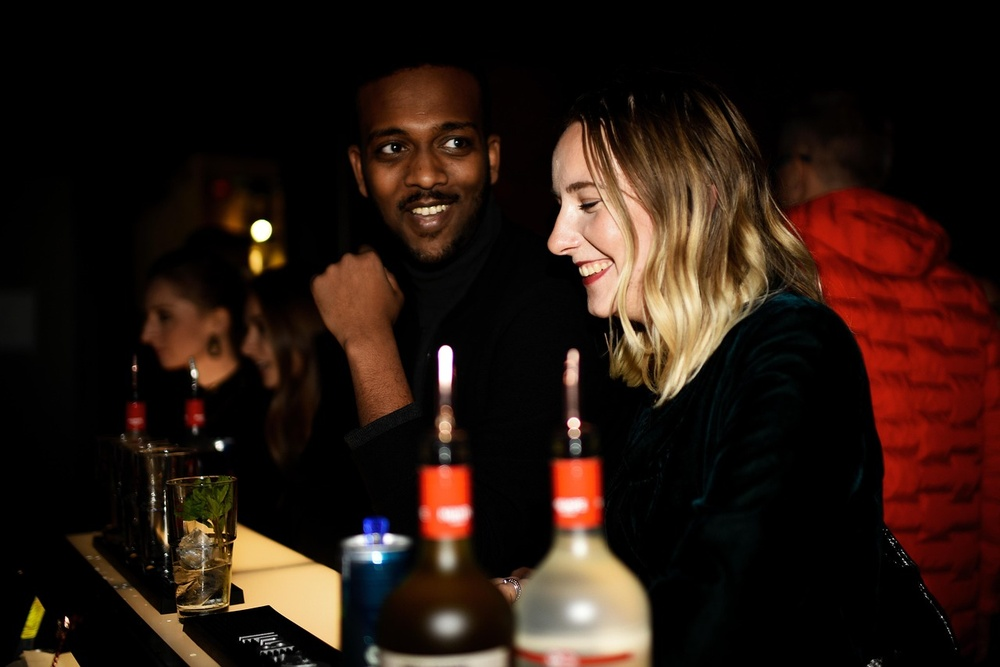
#> input picture 02_assets/images/pixabay/friends-4645348_1280.jpg, 1000 x 667 px, shrunk from 1280 x 854 before the run
$ python keyer.py ../../../02_assets/images/pixabay/friends-4645348_1280.jpg ../../../02_assets/images/pixabay/glasses-5977677_1280.jpg 1.0
#> lines starting #> are read from the running program, lines starting #| are printed output that depends on the picture; after the words box and inside, x2 and y2 are one past the last pixel; in counts of white or black regions, pixels touching at a corner belong together
"""Scontorno dei ritagli halftone su sfondo uniforme (vedi fondo del file per l'uso)."""
import numpy as np, sys, os
from PIL import Image
from scipy import ndimage as ndi
def key(path, out, t1=42, min_area=300):
#> called with t1 = 1, min_area = 300
    im=Image.open(path).convert('RGB'); a=np.asarray(im).astype(np.float32)
#> in key, im is the input picture: PIL image 1000x667 RGB; mean R, G, B 40.6, 24.2, 16.8
    h,w,_=a.shape
    border=np.concatenate([a[0],a[-1],a[:,0],a[:,-1]])
    B=np.median(border,axis=0)
#> B = [0, 0, 0]
    d=np.sqrt(((a-B)**2).sum(-1))
    cand=d<t1
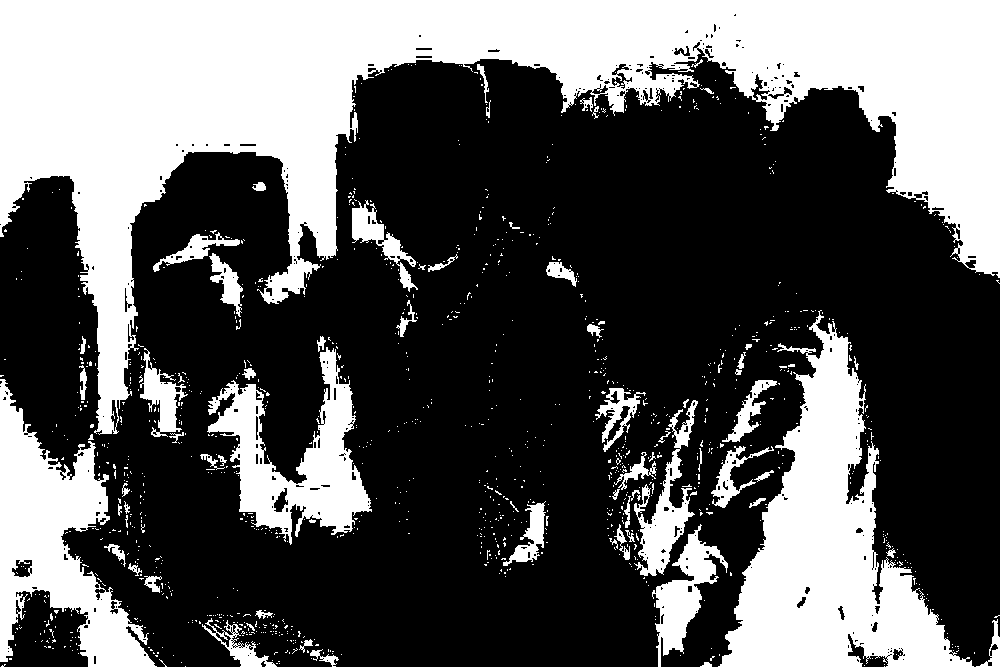
#> cand: shape (667, 1000) bool; 35.6% white; 1138 white regions (1065 under 20 px), largest, box (x1, y1, x2, y2) and area: (0, 0, 1000, 435) 144479, (718, 310, 974, 667) 36817, (0, 379, 157, 667) 18971
    lab,n=ndi.label(cand)
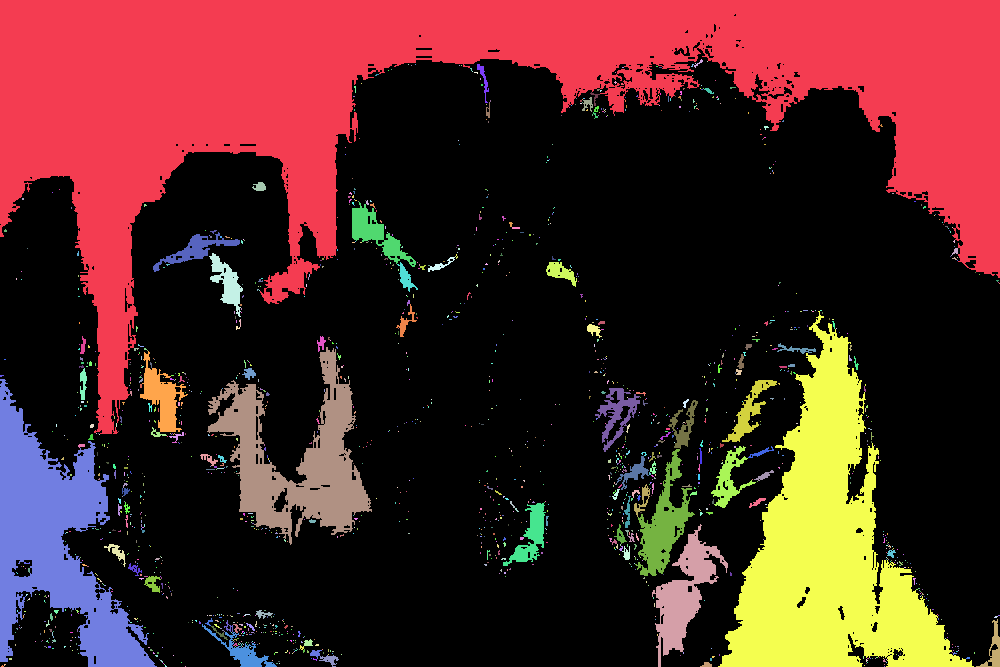
#> lab: shape (667, 1000) int32; 1609 distinct labels, from 0 to 1608; one colour per label, 0 black
#> n = 1608
    sizes=ndi.sum(np.ones_like(d),lab,index=np.arange(1,n+1))
#> sizes = 1608 values, max 144285 at index 0, min 1 at index 2, mean 147.5
    bg=np.zeros_like(cand)
    border_labels=set(np.unique(np.concatenate([lab[0],lab[-1],lab[:,0],lab[:,-1]])))-{0}
#> border_labels = 15 items
    for i,s in enumerate(sizes,1):
        if s>=min_area or i in border_labels: bg|=(lab==i)
#> this loop made 1608 passes
#> s on passes 1 to 3: 144285, 22, 1
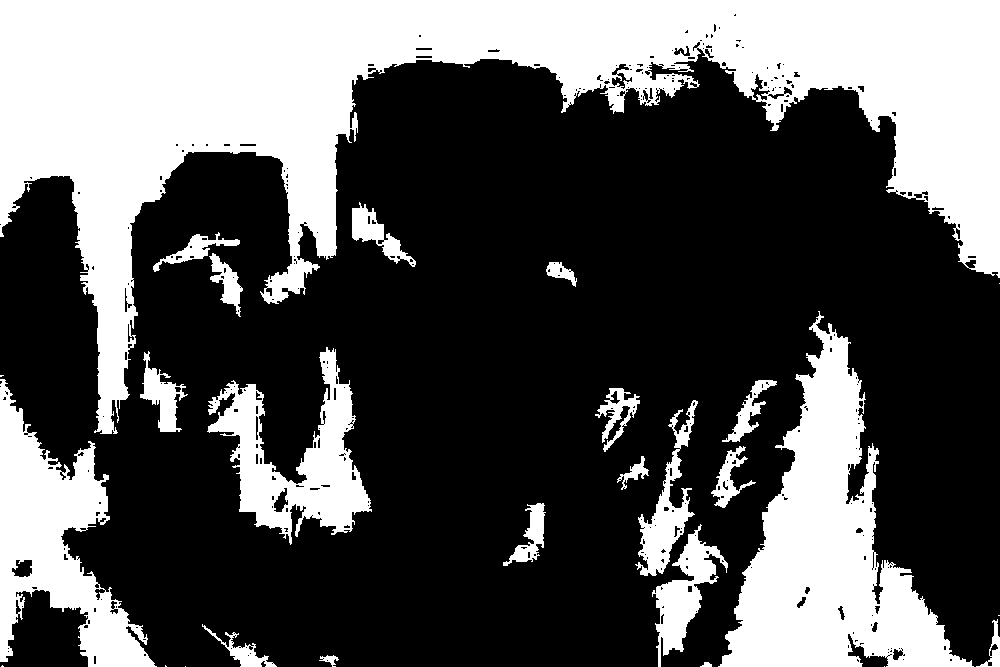
#> bg: shape (667, 1000) bool; 34.4% white; 27 white regions (7 under 20 px), largest, box (x1, y1, x2, y2) and area: (0, 0, 1000, 434) 144285, (718, 311, 974, 667) 36587, (0, 379, 157, 667) 18896
    # edge band: pixels within 3px of bg that are not bg
    dist=ndi.distance_transform_edt(~bg)
    band=(~bg)&(dist<=3)
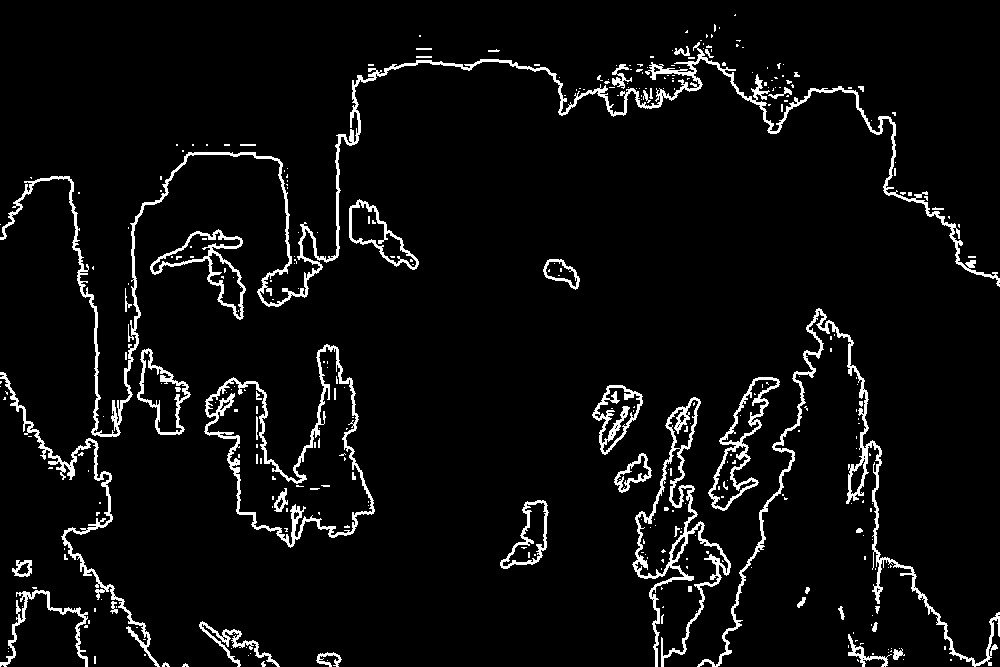
#> band: shape (667, 1000) bool; 5.3% white in thin lines or dots
    W=np.array([255,255,255],np.float32)
    v=W-B; vv=(v*v).sum()
#> after `v = W - B`: v = [255, 255, 255]
#> after `vv = (v * v).sum()`: vv = 195075
    alpha=np.ones((h,w),np.float32); alpha[bg]=0
    proj=((a-B)*v).sum(-1)/vv
    alpha[band]=np.clip(proj[band],0,1)
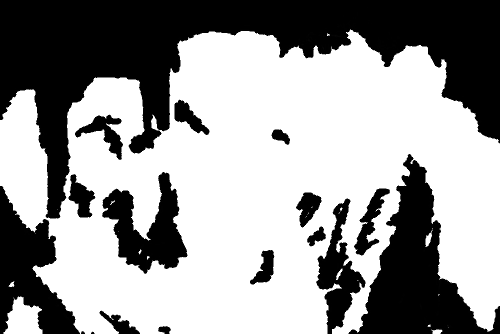
#> alpha: shape (667, 1000) float32 (shown at 1/2 size); min 0, max 1, mean 0.604
    rgb=a.copy()
    # decontaminate band: un-premultiply toward white
    m=band&(alpha>0.02)
#> m: shape (667, 1000) bool; 0.11% white in thin lines or dots, all inside (x1, y1, x2, y2) = (5, 64, 987, 667)
    rgb[m]=np.clip((a[m]-(1-alpha[m,None])*B)/alpha[m,None],0,255)
#> rgb: shape (667, 1000, 3) float32; mean R, G, B 40.8, 24.5, 17
    # slight feather
    alpha=ndi.gaussian_filter(alpha,0.6)*(1-bg)+0*bg
    rgba=np.dstack([rgb,alpha*255]).astype(np.uint8)
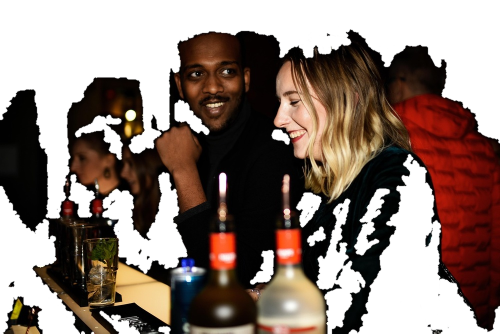
#> rgba: shape (667, 1000, 4) (shown at 1/2 size); mean R, G, B, A 40.8, 24.5, 17, 153.9; transparent parts drawn white
    ys,xs=np.where(alpha>0.05)
    y0,y1,x0,x1=max(0,ys.min()-6),min(h,ys.max()+7),max(0,xs.min()-6),min(w,xs.max()+7)
#> y0 = 52; y1 = 667; x0 = 0; x1 = 1000
    Image.fromarray(rgba[y0:y1,x0:x1],'RGBA').save(out)
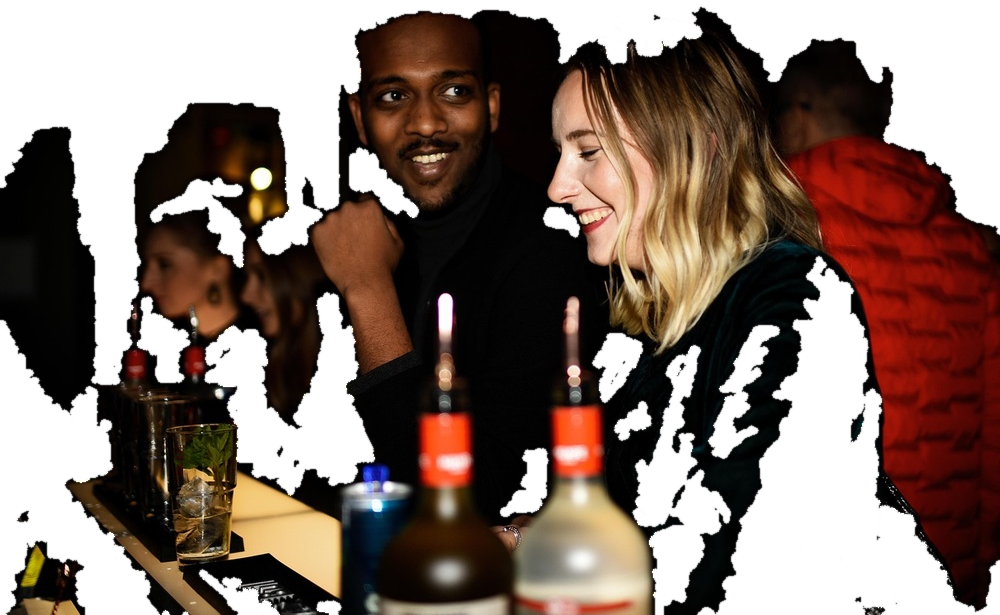
#> saved as glasses-5977677_1280.jpg: PIL image 1000x615 RGBA; mean R, G, B, A 44.3, 26.6, 18.4, 166.9; transparent parts drawn white
    print(os.path.basename(out), 'bg',B.astype(int), 'size',(x1-x0,y1-y0), 'bg frac',bg.mean().round(3))
#| glasses-5977677_1280.jpg bg [0 0 0] size (1000, 615) bg frac 0.344

# ---------------------------------------------------------------------------
# Scontorno dei ritagli halftone (sfondo giallo o chiaro uniforme, contorno bianco).
# Uso singolo:   python3 keyer.py <immagine> <uscita.png> [soglia]
# Rigenerare i ritagli del trailer (sorgenti in 202606_matcha/materials, accanto alla cartella trailer):
#                python3 keyer.py --all
# I risultati vanno in images/out/ e si copiano a mano in 03_animation/assets/img dopo averli controllati.
from pathlib import Path
HERE = Path(__file__).resolve().parent
MATERIALS = HERE.parents[3] / "materials"   # 202606_matcha/materials
JOBS = {
    "women_laugh": "3d7311d8-384f-4883-b3af-5ee1d110dff4.png",
    "men_dance": "b4b09845-bf6c-4df6-92d1-bd81abed1a2b.png",
    "woman_phone_cringe": "1b.png",
    "woman_laugh_wine": "ChatGPT Image 20 lug 2026, 16_24_08.png",
    "couple_toast": "watermark-removed-Gemini_Generated_Image_fg0vupfg0vupfg0v.jpg",
    "woman_phone_smile": "1a.png",
    "woman_phone_cringe2": "1c.png",
    "man_sunglasses": "111befad-d830-4913-b259-51a8a33905d9.png",
}
if __name__ == "__main__":
    if len(sys.argv) >= 3 and sys.argv[1] != "--all":
        key(sys.argv[1], sys.argv[2], t1=float(sys.argv[3]) if len(sys.argv) > 3 else 42)
    elif len(sys.argv) == 2 and sys.argv[1] == "--all":
        (HERE / "out").mkdir(exist_ok=True)
        for k, v in JOBS.items():
            key(str(MATERIALS / v), str(HERE / "out" / f"{k}.png"))
    else:
        print(__doc__ or "uso: python3 keyer.py <immagine> <uscita.png> [soglia] | --all")

$ run again, on 03_animation/assets/img/bar_table.jpg
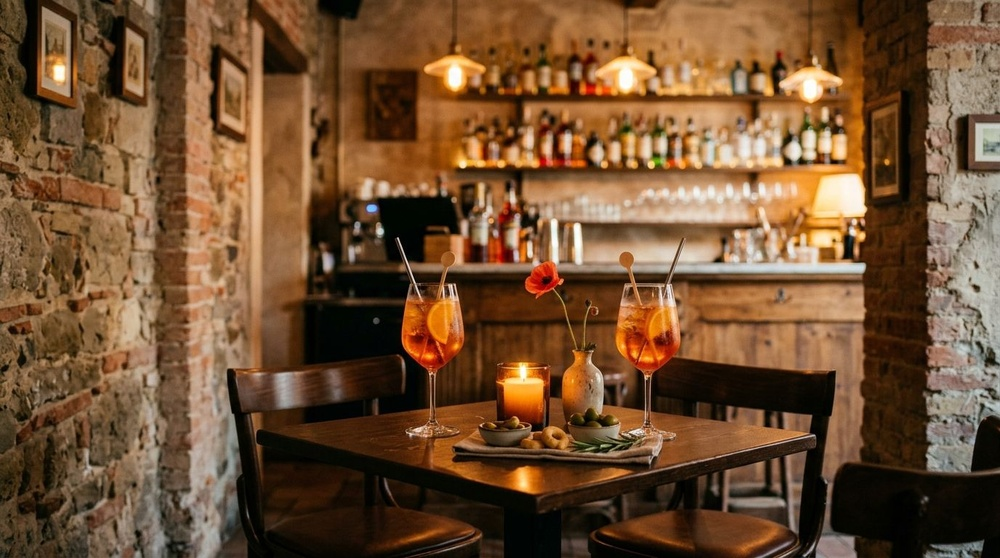
#> input picture 03_animation/assets/img/bar_table.jpg, 1000 x 558 px, shrunk from 1376 x 768 before the run
#> in key, im is the input picture: PIL image 1000x558 RGB; mean R, G, B 113.3, 80, 50.7
#> B = [87, 63, 36]
#> cand: shape (558, 1000) bool; every value is 0
#> lab: shape (558, 1000) int32; every value is 0
#> n = 0
#> sizes = empty array
#> border_labels = 0 items
#> in key, `band=(~bg)&(dist<=3)`:
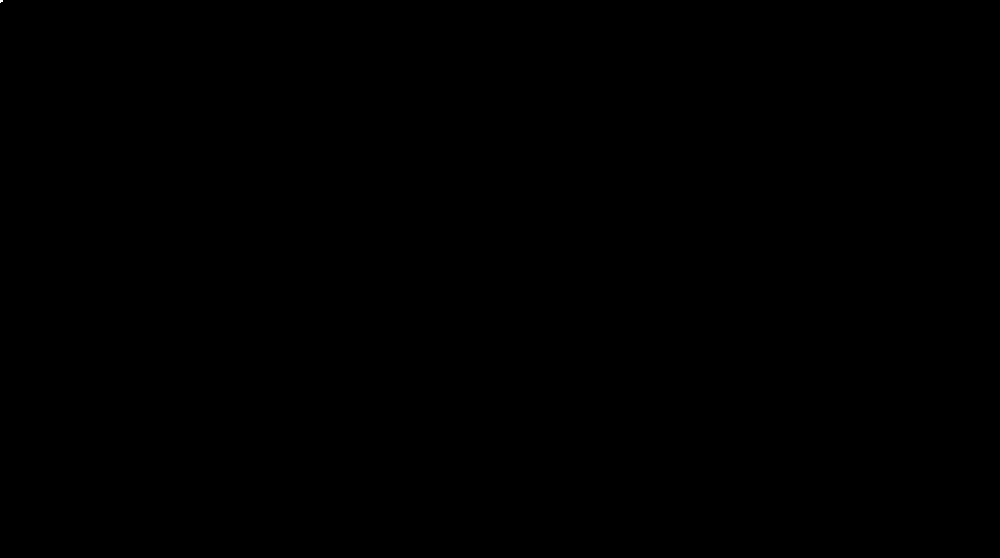
#> band: shape (558, 1000) bool; 0% white; 1 white region (1 under 20 px)
#> v = [168, 192, 219]
#> vv = 113049
#> in key, `proj=((a-B)*v).sum(-1)/vv`:
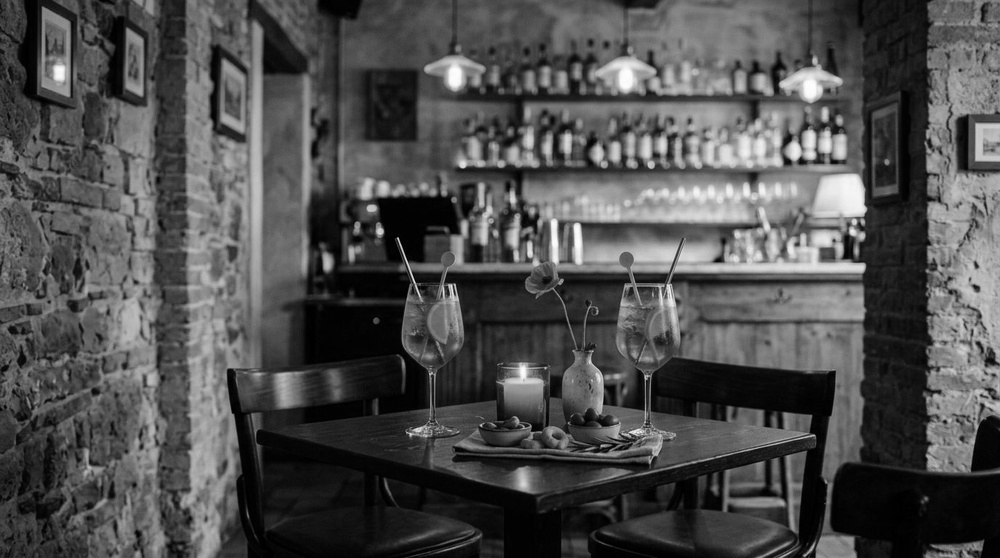
#> proj: shape (558, 1000) float32; min -0.306, max 0.997, mean 0.0963; drawn with min black and max white
#> y0 = 0; y1 = 558; x0 = 0; x1 = 1000
#| bar_table.jpg bg [87 63 36] size (1000, 558) bg frac 0.0
